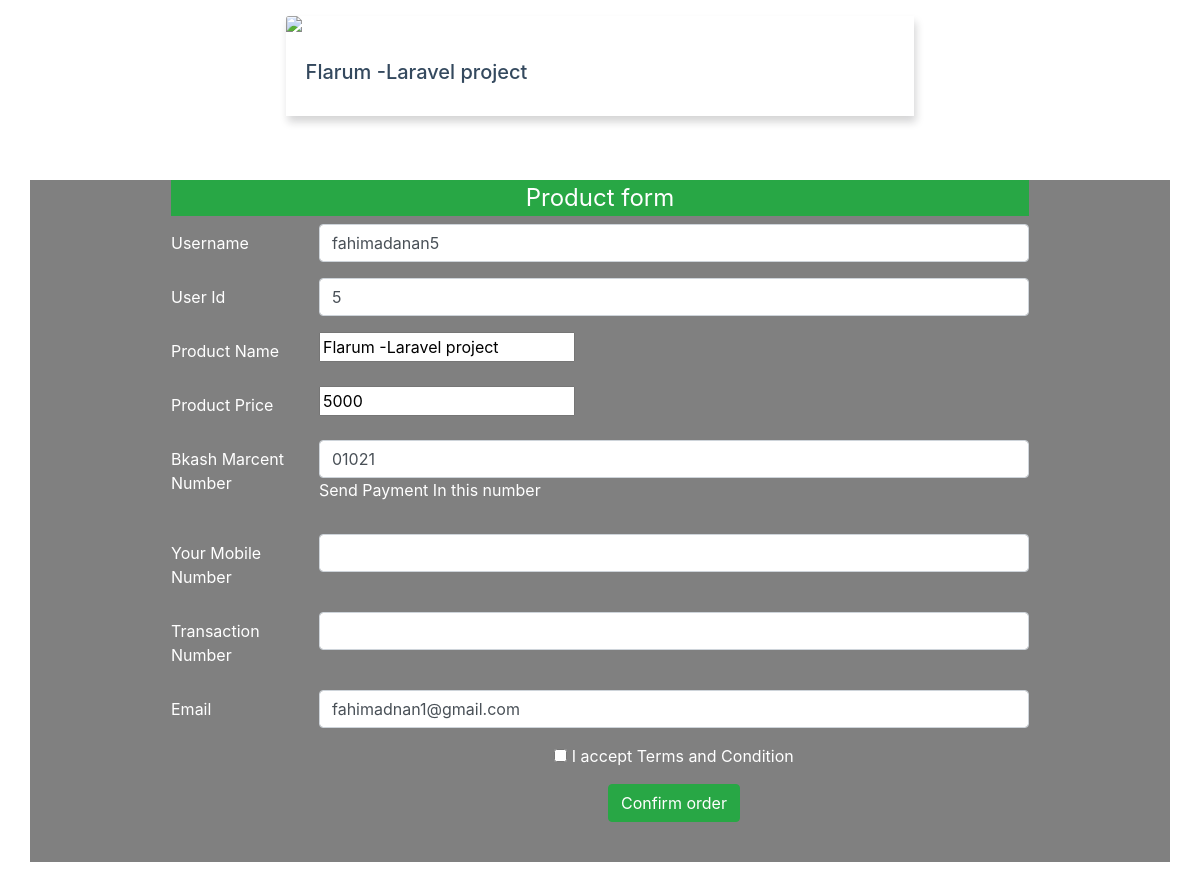
/4product1.php (signed in), run on the app's committed database.
### tables this page shows
CREATE TABLE `usertable` (
  `id` int(11) NOT NULL,
  `name` varchar(255) NOT NULL,
  `email` varchar(255) NOT NULL,
  `password` varchar(255) NOT NULL,
  `code` mediumint(50) NOT NULL,
  `status` text NOT NULL
);

### 4product1.php (the view, shortened to what this page needs)
<?php require_once "controllerUserData.php"; ?>
<?php
$email = $_SESSION['email'];
$password = $_SESSION['password'];
if($email != false && $password != false){
    $sql = "SELECT * FROM usertable WHERE email = '$email'";
    $run_Sql = mysqli_query($con, $sql);
    if($run_Sql){
        $fetch_info = mysqli_fetch_assoc($run_Sql);
    }
}else{
    header('Location: login-user.php');
}
?>
<!DOCTYPE html>
<html>
<head>
    <link rel="stylesheet" href="https://maxcdn.bootstrapcdn.com/bootstrap/4.5.2/css/bootstrap.min.css">
    <link rel="stylesheet" type="text/css" href="css/style.css">
</head>
<body>
<div class="bg" id="work">
   <div class="container">
<div id="carouselExampleControls" class="container carousel slide cardbg" data-ride="carousel">
    <div class="carousel-inner">
      <div class="carousel-item active">
  <div class="cards-wrapper">
          <div class="card">
            <img src="image\p1.gif" class="card-img-top" alt="...">
            <div class="card-body">
              <h5 class="card-title" style="color: #34495e;">Flarum -Laravel project</h5>
            </div>
          </div>
      </div>
      </div>
      </div>
      </div>
      </div>
    <br> <br>
<div class="container " style="background-color: gray;">
   <form class="container" action="4product1.php" method="POST" style="width: 80%;">
    <legend class="bg-success text-center">Product form</legend>
    <div class="form-group row">
        <label for="inputEmail" class="col-sm-2 col-form-label">Username</label>
        <div class="col-sm-10">
            <input type="text" class="form-control" name="name" id="inputEmail" placeholder="" value="<?php echo $fetch_info['name'] ?>" >
        </div>
    </div>
    <div class="form-group row">
        <label for="inputEmail" class="col-sm-2 col-form-label">User Id</label>
        <div class="col-sm-10">
            <input type="number" class="form-control" name="id" id="inputEmail" placeholder="" value="<?php echo $fetch_info['id'] ?>" >
        </div>
    </div>
    <div class="form-group row">
        <label for="inputPassword" class="col-sm-2 col-form-label">Product Name</label>
        <div class="col-sm-10">
            <input type="text"  placeholder="" name="product" value="Flarum -Laravel project" >
        </div>
    </div>
    <div class="form-group row">
        <label for="inputPassword" class="col-sm-2 col-form-label">Product Price</label>
        <div class="col-sm-10">
            <input type="text"  placeholder="" value="5000" name="price" >
        </div>
    </div>
    <div class="form-group row">
        <label for="inputPassword" class="col-sm-2 col-form-label">Bkash Marcent Number</label>
        <div class="col-sm-10">
            <input type="text" class="form-control" id="inputPassword" placeholder="" value="01021" >
            <p>Send Payment In this number</p>
        </div>
    </div>
      <div class="form-group row">
        <label for="inputPassword" class="col-sm-2 col-form-label">Your Mobile Number</label>
        <div class="col-sm-10">
            <input type="text" class="form-control" name="m_number" id="inputPassword" placeholder="">
        </div>
    </div>
      <div class="form-group row">
        <label for="inputPassword" class="col-sm-2 col-form-label">Transaction Number</label>
        <div class="col-sm-10">
            <input type="text" class="form-control" id="inputPassword" name="t_number" placeholder="" required="">
        </div>
    </div>
    <div class="form-group row">
        <label for="inputEmail" class="col-sm-2 col-form-label">Email</label>
        <div class="col-sm-10">
            <input type="email" class="form-control" name="email" id="inputEmail" placeholder="" value="<?php echo $fetch_info['email'] ?> " >
        </div>
    </div>
  <div class=" text-center">
    <div class="form-group row">
        <div class="col-sm-10 offset-sm-2">
            <label class="form-check-label"><input type="checkbox"> I accept Terms and Condition</label>
        </div>
    </div>
    <div class="form-group row text-center">
        <div class="col-sm-10 offset-sm-2">
             <input  type="submit" class="btn btn-success" name="corder" value="Confirm order"></input>
        </div>
    </div>
    <br>
</form>
  </div>
  </div>
  <br> <br>
</body>
</html>

### 4product1.php (style rules this page uses)
.container { color: white; }
.carousel-inner img { width: 100%; height: 100%; }
body, html { height: 100%; }
.bg { height: 100%; background-position: center; background-repeat: no-repeat; background-size: cover; }
.cards-wrapper { display: flex; justify-content: center; }
.card img { max-width: 90%; max-height: 90%; }
.card { margin: 0 0.5em; box-shadow: 2px 6px 8px 0 rgba(22, 22, 26, 0.18); border: none; border-radius: 0; width: 60%; height: 100%; }
.carousel-inner { padding: 1em; }
* { box-sizing: border-box }

### data on the page
usertable: name "fahimadanan5", id "5", email "fahimadnan1@gmail.com"
